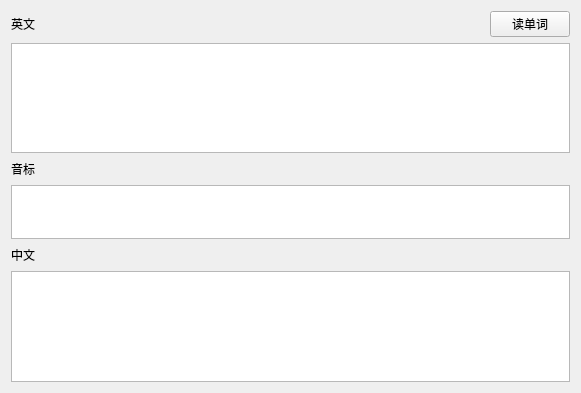
<?xml version="1.0" encoding="UTF-8"?>
<ui version="4.0">
 <class>ShowWord</class>
 <widget class="QWidget" name="ShowWord">
  <property name="geometry">
   <rect>
    <x>0</x>
    <y>0</y>
    <width>581</width>
    <height>393</height>
   </rect>
  </property>
  <property name="windowTitle">
   <string>Form</string>
  </property>
  <layout class="QVBoxLayout" name="verticalLayout">
   <item>
    <layout class="QHBoxLayout" name="horizontalLayout">
     <item>
      <widget class="QLabel" name="label">
       <property name="text">
        <string>英文</string>
       </property>
      </widget>
     </item>
     <item>
      <spacer name="horizontalSpacer">
       <property name="orientation">
        <enum>Qt::Horizontal</enum>
       </property>
       <property name="sizeHint" stdset="0">
        <size>
         <width>167</width>
         <height>20</height>
        </size>
       </property>
      </spacer>
     </item>
     <item>
      <widget class="QPushButton" name="pushButton">
       <property name="text">
        <string>读单词</string>
       </property>
      </widget>
     </item>
    </layout>
   </item>
   <item>
    <widget class="QTextEdit" name="textEdit">
     <property name="font">
      <font>
       <family>Arial Rounded MT Bold</family>
       <pointsize>14</pointsize>
      </font>
     </property>
    </widget>
   </item>
   <item>
    <layout class="QHBoxLayout" name="horizontalLayout_3">
     <item>
      <widget class="QLabel" name="label_3">
       <property name="text">
        <string>音标</string>
       </property>
      </widget>
     </item>
     <item>
      <spacer name="horizontalSpacer_3">
       <property name="orientation">
        <enum>Qt::Horizontal</enum>
       </property>
       <property name="sizeHint" stdset="0">
        <size>
         <width>167</width>
         <height>20</height>
        </size>
       </property>
      </spacer>
     </item>
    </layout>
   </item>
   <item>
    <widget class="QTextEdit" name="textEdit_3">
     <property name="maximumSize">
      <size>
       <width>16777215</width>
       <height>54</height>
      </size>
     </property>
     <property name="font">
      <font>
       <family>Arial</family>
       <pointsize>14</pointsize>
      </font>
     </property>
    </widget>
   </item>
   <item>
    <layout class="QHBoxLayout" name="horizontalLayout_2">
     <item>
      <widget class="QLabel" name="label_2">
       <property name="text">
        <string>中文</string>
       </property>
      </widget>
     </item>
     <item>
      <spacer name="horizontalSpacer_2">
       <property name="orientation">
        <enum>Qt::Horizontal</enum>
       </property>
       <property name="sizeHint" stdset="0">
        <size>
         <width>167</width>
         <height>20</height>
        </size>
       </property>
      </spacer>
     </item>
    </layout>
   </item>
   <item>
    <widget class="QTextEdit" name="textEdit_2">
     <property name="font">
      <font>
       <family>Bahnschrift Light</family>
       <pointsize>16</pointsize>
      </font>
     </property>
    </widget>
   </item>
  </layout>
 </widget>
 <resources/>
 <connections/>
</ui>
